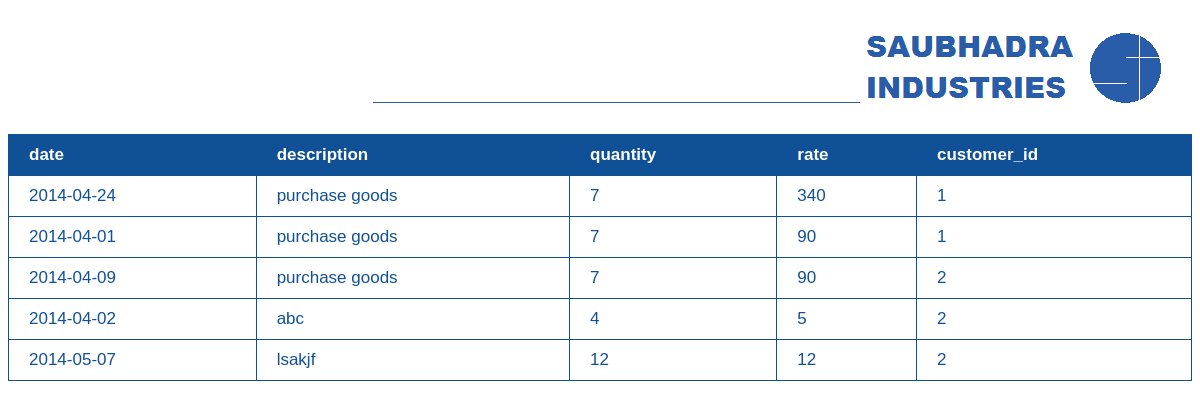
The app's page /showpurchase.php (signed in) with its own data.
### tables this page shows
CREATE TABLE IF NOT EXISTS `purchaseorder` (
  `date` date NOT NULL,
  `description` varchar(256) NOT NULL,
  `quantity` int(11) NOT NULL,
  `rate` int(11) NOT NULL,
  `customer_id` int(11) NOT NULL,
  KEY `customer_id` (`customer_id`)
);

### display_table.php (the view, shortened to what this page needs)
<?php
function display_table($con, $tablename, $givenquery)
{
	$query = "show columns from $tablename";
	$result = mysql_query($query);
	echo '<table style="width=30px" border="1">';
		echo '<tr>';
		while ($value = mysql_fetch_array($result))
			echo '<td style="background-color:#0f5096;color:#ffffff;"><b>' . $value[0] . '<b></td>';
		echo '</tr>';
		$query = ($givenquery == "") ? "select * from $tablename" : $givenquery;
		$result = mysql_query( $query);
		while ($value = mysql_fetch_array($result, MYSQLI_NUM))
		{
			echo '<tr>';
			foreach($value as $innervalue)
			{
				echo '<td>' . $innervalue . '</td>';
			}
			echo '</tr>';
		}
	echo '</table>';
}
?>

### table.css (style rules this page uses)
table { border-collapse:collapse; text-align:left; width:100%; border-color:#0f5096; border-style:solid; }
td { font-size:17px; font-weight:400; font-family:Arial; background:#FFF; color:#0f5096; padding:10px 20px; }

### records on screen
purchaseorder: date "2014-04-24", description "purchase goods", quantity "7", rate "340", customer "1"
purchaseorder: date "2014-04-01", description "purchase goods", quantity "7", rate "90", customer "1"
purchaseorder: date "2014-04-09", description "purchase goods", quantity "7", rate "90", customer "2"
purchaseorder: date "2014-04-02", description "abc", quantity "4", rate "5", customer "2"
purchaseorder: date "2014-05-07", description "lsakjf", innervalue "12", customer "2"

### other values on screen
$value[0] "date"
$value[0] "description"
$value[0] "quantity"
$value[0] "rate"
$value[0] "customer_id"
